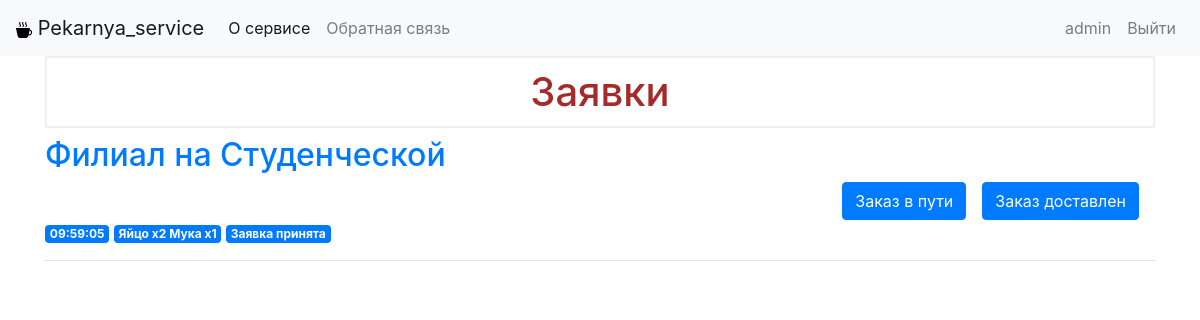
The page / (signed in) on the database its author committed.
### tables this page shows
CREATE TABLE requests (
	id integer primary key autoincrement,
	created timestamp not null default current_time,
	place text not null,
	user text not null,
	content text not null,
	status text, 
	comment text

);

### app.py (the view)
@app.route('/')
def index():
	conn = get_db_connection()
	requests = conn.execute('SELECT * FROM requests ORDER BY created desc').fetchall()
	conn.close()
	return render_template('index.html', requests = requests)

### app.py (called while the page is built)
def get_db_connection():
    conn = sqlite3.connect('database.db')
    conn.row_factory = sqlite3.Row
    return conn

### templates/index.html (shortened to what this page needs)
{% extends 'base.html' %}
{% block content %}
    <h1>{% block title %} Заявки {% endblock %}</h1>
    {% for request in requests %}
    {% if session['username'] %}
    {% if request['user'] == session['username'] or session['username'] == "admin" %}
        <a href="{{ url_for('_request', request_id=request['id']) }}">
            <h2>{{ request['place'] }}</h2>
        </a>
        <div id="buttons-form">
            {% if session['username'] == "admin" %}
            <form class="form-button" action="/{{request['id']}}" method="post" >
                <div class="form-group buttons">
                    <button type="submit" class="btn btn-primary">Заказ в пути</button>
                </div>
            </form>
            <form class="form-button" action="/{{request['id']}}" method="post" >
                <div class="form-group buttons">
                    <button type="submit" class="btn btn-primary">Заказ доставлен</button>
                </div>
            </form>
            {% endif %}
        </div>
        <span class="badge badge-primary">{{ request['created'] }}</span>
	    <span class="badge badge-primary">{{ request['content'] }}</span>
        <span class="badge badge-primary">{{ request['status'] }}</span>
        <hr>
    {% endif %}
    {% endif %}
    {% endfor %}
{% endblock %}

### static/css/style.css (style rules this page uses)
h1 { border: 2px #eee solid; color: brown; text-align: center; padding: 10px; }
#buttons-form { display: flex; flex-direction: row; justify-content: flex-end; }
.buttons { display: flex; margin-bottom: 0; }
.form-button { margin-right: 1rem; margin-bottom: 0; }

### rows shown on the page
requests: place "Филиал на Студенческой", created "09:59:05", content "Яйцо x2 Мука x1", status "Заявка принята"

### other values the page prints
{{ session['username'] }} "admin"
